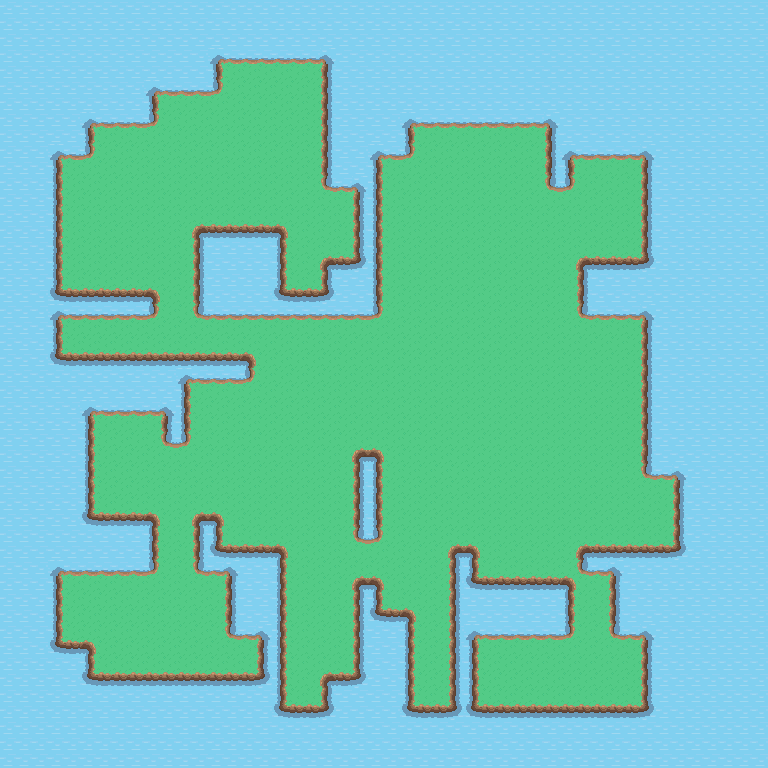

This is a level from a 2D game, rendered from its Tiled map with the project's own tilesets. A one-line summary and the map file follow, with tile-layer data summarised:
An orthogonal 48x48 tile map with 16x16 px tiles, 3 tile layers (Base, Collision, Above).

<map version="1.0" orientation="orthogonal" width="48" height="48" tilewidth="16" tileheight="16"><properties><property name="PathSize" value="4" /></properties><properties><property name="EntranceMap" value="6" /></properties><properties><property name="ExitMap" value="11" /></properties><properties><property name="EntrancePos" value="22,4" /></properties><properties><property name="ExitPos" value="16,21" /></properties> <tileset firstgid="1" name="edited_tiles" tilewidth="16" tileheight="16">  <image source="edited_tiles.png" trans="ffffff" /> </tileset> <layer name="Base" width="48" height="48">  <data>[2304 cells, 2304 non-empty, 1 distinct tile ids]</data> </layer> <layer name="Collision" width="48" height="48">  <data>[2304 cells, 1352 non-empty, 13 distinct tile ids]</data> </layer> <layer name="Above" width="48" height="48">  <data>[2304 cells, 0 non-empty, 0 distinct tile ids]</data> </layer></map>
